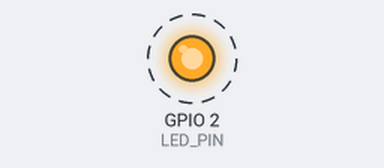
This program was run on a simulated ESP32. Shown: output pins drawn as LEDs (lit = HIGH). Dashed ring = blinking.

Above: at 0.5 s.
Timing chart, 0 to 4.6 s (numbered marks = the images above):
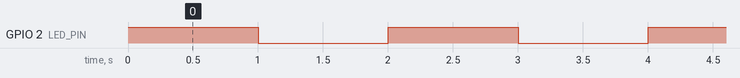

The program:

main.cpp
```cpp
#include <freertos/FreeRTOS.h>
#include <freertos/task.h>
#include <driver/gpio.h>


//#define LED_PIN GPIO2
//#define LED_PIN GPIO_NUM_2

constexpr gpio_num_t LED_PIN = GPIO_NUM_2;

extern "C" void app_main();

void app_main() {

    //setup
gpio_config_t config;
config.mode = GPIO_MODE_OUTPUT;
config.pin_bit_mask = (1<<LED_PIN);
config.intr_type = GPIO_INTR_DISABLE;
config.pull_down_en = GPIO_PULLDOWN_DISABLE;
config.pull_up_en = GPIO_PULLUP_DISABLE;


 //uint64_t pin_bit_mask;          /*!< GPIO pin: set with bit mask, each bit maps to a GPIO */
 //   gpio_mode_t mode;               /*!< GPIO mode: set input/output mode                     */
 //   gpio_pullup_t pull_up_en;       /*!< GPIO pull-up                                         */
 //   gpio_pulldown_t pull_down_en;   /*!< GPIO pull-down                                       */
 //   gpio_int_type_t intr_type;      /*!< GPIO interrupt type                                  */

gpio_config(&config);

    //loop

    while(1)

{
    gpio_set_level(LED_PIN, 1);
    vTaskDelay(pdMS_TO_TICKS(1000));
    gpio_set_level(LED_PIN, 0);
    vTaskDelay(pdMS_TO_TICKS(1000));

}

}
```

Measured:
- by itself, GPIO 2 (LED_PIN): alternates HIGH for 1.0 s and LOW for 1.0 s
